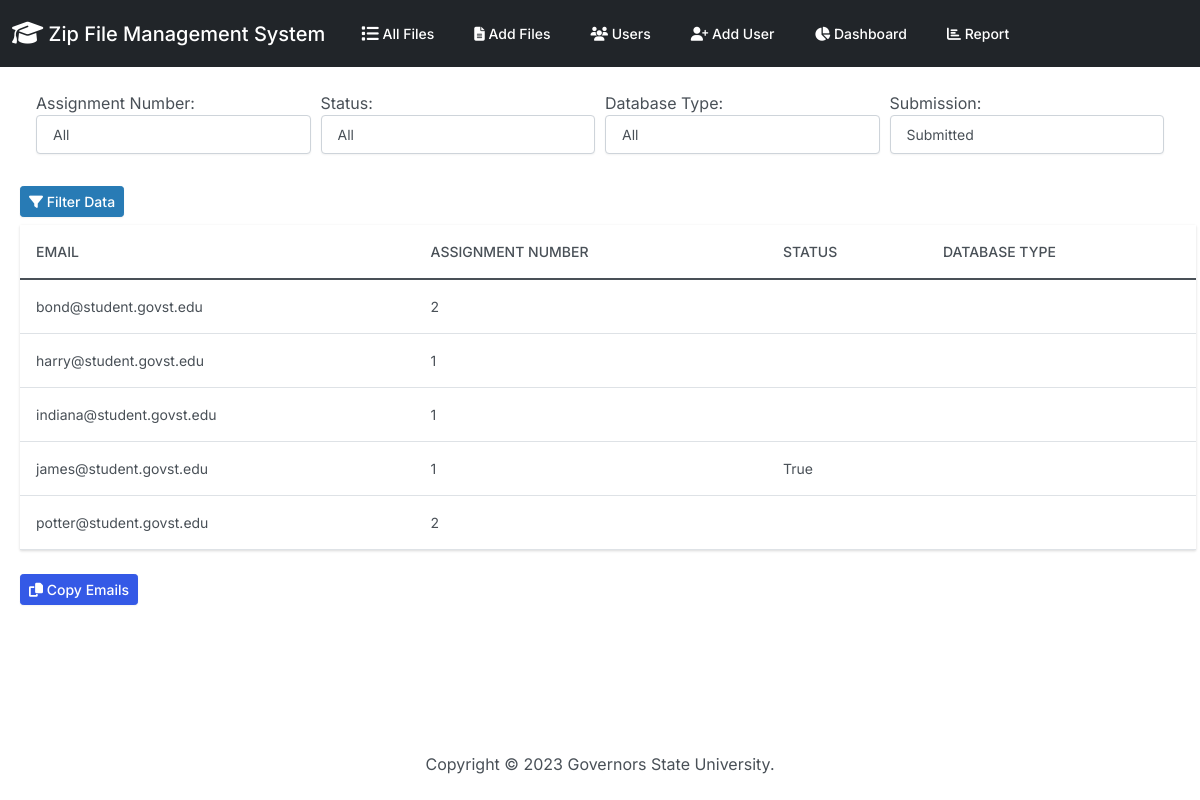
/report/, run on an earlier commit of the app's database.
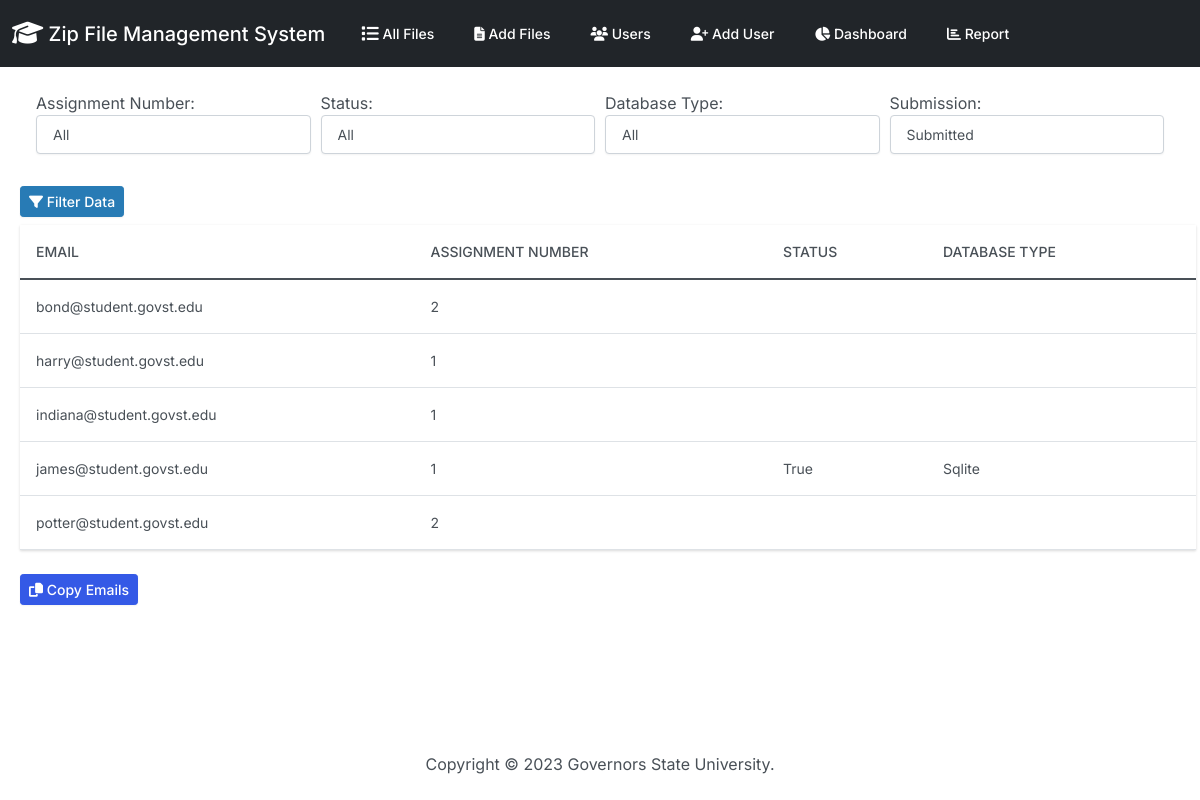
And on a later commit of the database.
### zipfiles/models.py (models this page shows, shortened)
class File_Results(models.Model):
    id_number = models.PositiveIntegerField(null=True)
    f_name = models.CharField(max_length=255, null=True)
    f_size = models.CharField(max_length=50, null=True)
    myfiles = models.FileField(upload_to="")
    user_name = models.ForeignKey(
        'UserNamesList',
        on_delete=models.CASCADE,
        db_column='user_name',
        default=None
    )
    db_name = models.CharField(max_length=50, null=True)
    db_type = models.CharField(max_length=50, null=True)
    is_build_succeeded = models.CharField(max_length=50, null=True)
    dotnet_version = models.CharField(max_length=20, null=True)
    error_details = models.TextField(null=True)
    assignment_number = models.IntegerField(null=True)
    folder_name = models.CharField(max_length=50, null=True)
    instruction_passed = models.CharField(max_length=50, null=True)

class UserNamesList(models.Model):
    user_name = models.CharField(
        primary_key=True,  # Set user_name as the primary key
        max_length=255,
        unique=True,
        validators=[
            MinLengthValidator(3, message='Username must have at least 3 characters.'),
        ]
    )
    email = models.EmailField()
    enable = models.BooleanField(default=True)
    updated_date = models.DateTimeField(default=timezone.now)
    class Meta:
        verbose_name_plural = 'UserNamesList'

### zipfiles/views.py (the view)
# urls.py: path('report/',views.report,name='report'),
def report(request):
    assignment_numbers = File_Results.objects.values_list('assignment_number', flat=True).distinct()
    database_types = File_Results.objects.values_list('db_type', flat=True).distinct()
    assignment_number = ''
    status = ''
    db_type = ''
    submission = 'Submitted'
    missing_user_names = []
    users = []
    if request.method == 'POST':
      submission = request.POST.get('submission')
      assignment_number = request.POST.get('assignment_number')
      status = request.POST.get('status')
      db_type = request.POST.get('db_type')
      filters = {}
      if assignment_number.isdigit():
        filters['assignment_number'] = int(assignment_number)
      if submission != 'Not Submitted':
        if status == 'Failed':
            filters['is_build_succeeded'] = 'False'
        elif status == 'Success':
            filters['is_build_succeeded'] = 'True'
        if db_type and db_type != "":
            filters['db_type'] = db_type
        users = File_Results.objects.filter(**filters)
      else:
        file_result_user_names = File_Results.objects.filter(**filters).values_list('user_name__user_name', flat=True).distinct()
        user_names_list = UserNamesList.objects.values_list('user_name', flat=True).distinct()
        missing_user_names = set(user_names_list) - set(file_result_user_names)
    else:
        users = File_Results.objects.all()
    context = {
      'users': users,
      'assignment_numbers': assignment_numbers,
      'database_types': database_types,
      'selected_assignment': '' if not assignment_number.isdigit() else int(assignment_number),
      'selected_status': status,
      'selected_db_type': db_type,
      'selected_submission': submission,
      'missing_user_names' : missing_user_names
    }
    return render(request, 'zipfiles/report.html', context)

### zipfiles/templates/zipfiles/report.html (shortened to what this page needs)
{% extends "zipfiles/base.html" %}
{% block body %}
<form method="POST" action="{% url 'report' %}">
    <div class="form-row mx-4 my-4">
        <div class="form-group col">
          <label for="assignment_number">Assignment Number:</label>
          <select class="form-control" id="assignment_number" name="assignment_number">
            <option value="">All</option>
          </select>
        </div>
        <div class="form-group col">
          <label for="status">Status:</label>
          <select class="form-control" id="status" name="status">
            <option value="">All</option>
          </select>
        </div>
        <div class="form-group col">
          <label for="db_type">Database Type:</label>
          <select class="form-control" id="db_type" name="db_type">
            <option value="">All</option>
          </select>
        </div>
        <div class="form-group col">
            <label for="submission">Submission:</label>
            <select class="form-control" id="submission" name="submission">
              <option value="Submitted" {% if selected_submission == 'Submitted' %}selected{% endif %}>Submitted</option>
            </select>
        </div>
      </div>
      <button type="submit" class="btn btn-sm btn-info m-2">
        <i class="fas fa-filter"></i> Filter Data
      </button>
  </form>
  {% if missing_user_names %}
    <div class="container mt-4">
      <h3>Emails of Missing User Names</h3>
      <table class="table">
        <thead>
          <tr>
            <th>Email</th>
          </tr>
        </thead>
        <tbody>
          {% for missing_user_name in missing_user_names %}
            <tr>
              <td>{{ missing_user_name }}</td>
            </tr>
          {% empty %}
            <tr>
              <td colspan="1">No missing emails found.</td>
            </tr>
          {% endfor %}
        </tbody>
      </table>
      {% if missing_user_names %}
      <button type="button" class="btn btn-sm btn-primary" id="copy-missing-emails">
        <i class="fas fa-copy"></i> Copy Emails
      </button>
      {% endif %}
    </div>
  {% else %}
    <table class="table mx-2">
      <thead>
        <tr>
          <th>Email</th>
          <th>Assignment Number</th>
          <th>Status</th>
          <th>Database Type</th>
        </tr>
      </thead>
      <tbody>
        {% for user in users %}
          <tr>
            <td>{{ user.user_name.email|default:"" }}</td>
            <td>{{ user.assignment_number|default:"" }}</td>
            <td>{{ user.is_build_succeeded|default:"" }}</td>
            <td>{{ user.db_type|default:"" }}</td>
          </tr>
        {% empty %}
          <tr>
            <td colspan="4">No users found.</td>
          </tr>
        {% endfor %}
      </tbody>
    </table>
    {% if users %}
    <button type="button" class="btn btn-sm btn-primary m-2" id="copy-emails">
      <i class="fas fa-copy"></i> Copy Emails
    </button>
    {% endif %}
  {% endif %}
{% endblock %}

What changed in the data, as far as the page shows it:
changed File_Results "True": db_type (not shown) → "Sqlite"
